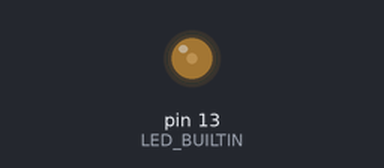
Bench run of a sketch on a simulated Arduino Uno, built with avr-gcc and run on an emulated ATmega328P. Parts: output pins drawn as LEDs (lit = HIGH).

Above: at 0.05 s.
At 0.85 s:
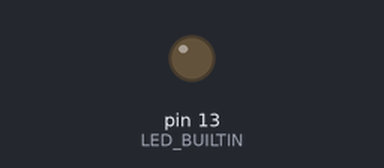
At 1.7 s:
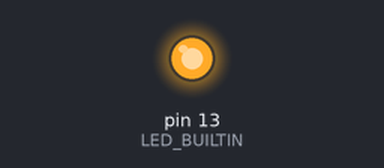
Timing chart, 0 to 4.0 s (numbered marks = the images above):
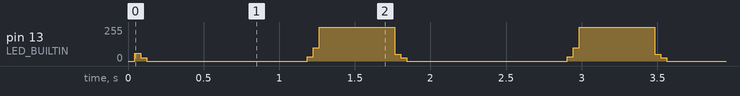

Measured:
- by itself, pin 13 (LED_BUILTIN): repeats every 1.7 s: 26/255 0.04 s, 0/255 1.1 s, 32/255 0.04 s, 101/255 0.04 s, 255/255 0.50 s, 51/255 0.04 s

The sketch:

Fading.ino
```cpp
/*
  Sleep cycle: Fade Blink

  Fading LED

  Deborah Hershey
*/
void setup() {
  // put your setup code here, to run once:
  pinMode(LED_BUILTIN, OUTPUT);
}

void loop() {
  // put your main code here, to run repeatedly:
  digitalWrite(LED_BUILTIN, HIGH);
  delay(1);
  digitalWrite(LED_BUILTIN, LOW);
  delay(1);
  digitalWrite(LED_BUILTIN, HIGH);
  delay(1);
  digitalWrite(LED_BUILTIN, LOW);
  delay(1);

  digitalWrite(LED_BUILTIN, HIGH);
  delay(1);
  digitalWrite(LED_BUILTIN, LOW);
  delay(2);
  digitalWrite(LED_BUILTIN, HIGH);
  delay(1);
  digitalWrite(LED_BUILTIN, LOW);
  delay(2);

  digitalWrite(LED_BUILTIN, HIGH);
  delay(1);
  digitalWrite(LED_BUILTIN, LOW);
  delay(3);
  digitalWrite(LED_BUILTIN, HIGH);
  delay(1);
  digitalWrite(LED_BUILTIN, LOW);
  delay(3);

  digitalWrite(LED_BUILTIN, HIGH);
  delay(1);
  digitalWrite(LED_BUILTIN, LOW);
  delay(4);
  digitalWrite(LED_BUILTIN, HIGH);
  delay(1);
  digitalWrite(LED_BUILTIN, LOW);
  delay(4);

  digitalWrite(LED_BUILTIN, HIGH);
  delay(1);
  digitalWrite(LED_BUILTIN, LOW);
  delay(6);
  digitalWrite(LED_BUILTIN, HIGH);
  delay(1);
  digitalWrite(LED_BUILTIN, LOW);
  delay(6);

  digitalWrite(LED_BUILTIN, HIGH);
  delay(1);
  digitalWrite(LED_BUILTIN, LOW);
  delay(8);
  digitalWrite(LED_BUILTIN, HIGH);
  delay(1);
  digitalWrite(LED_BUILTIN, LOW);
  delay(8);

  digitalWrite(LED_BUILTIN, HIGH);
  delay(1);
  digitalWrite(LED_BUILTIN, LOW);
  delay(10);
  digitalWrite(LED_BUILTIN, HIGH);
  delay(1);
  digitalWrite(LED_BUILTIN, LOW);
  delay(10);

  digitalWrite(LED_BUILTIN, HIGH);
  delay(1);
  digitalWrite(LED_BUILTIN, LOW);
  delay(15);
  digitalWrite(LED_BUILTIN, HIGH);
  delay(1);
  digitalWrite(LED_BUILTIN, LOW);
  delay(15);

  digitalWrite(LED_BUILTIN, LOW);
  delay(1000);


  digitalWrite(LED_BUILTIN, HIGH);
  delay(1);
  digitalWrite(LED_BUILTIN, LOW);
  delay(15);
  digitalWrite(LED_BUILTIN, HIGH);
  delay(1);
  digitalWrite(LED_BUILTIN, LOW);
  delay(15);
  digitalWrite(LED_BUILTIN, HIGH);
  delay(1);
  digitalWrite(LED_BUILTIN, LOW);
  delay(10);
  digitalWrite(LED_BUILTIN, HIGH);
  delay(1);
  digitalWrite(LED_BUILTIN, LOW);
  delay(10);

  digitalWrite(LED_BUILTIN, HIGH);
  delay(1);
  digitalWrite(LED_BUILTIN, LOW);
  delay(8);
  digitalWrite(LED_BUILTIN, HIGH);
  delay(1);
  digitalWrite(LED_BUILTIN, LOW);
  delay(6);
  digitalWrite(LED_BUILTIN, HIGH);
  delay(1);
  digitalWrite(LED_BUILTIN, LOW);
  delay(6);

  digitalWrite(LED_BUILTIN, HIGH);
  delay(1);
  digitalWrite(LED_BUILTIN, LOW);
  delay(4);
  digitalWrite(LED_BUILTIN, HIGH);
  delay(1);
  digitalWrite(LED_BUILTIN, LOW);
  delay(3);
  digitalWrite(LED_BUILTIN, HIGH);
  delay(1);
  digitalWrite(LED_BUILTIN, LOW);
  delay(3);
  digitalWrite(LED_BUILTIN, HIGH);
  delay(1);
  digitalWrite(LED_BUILTIN, LOW);
  delay(3);

  digitalWrite(LED_BUILTIN, HIGH);
  delay(1);
  digitalWrite(LED_BUILTIN, LOW);
  delay(2);
  digitalWrite(LED_BUILTIN, HIGH);
  delay(1);
  digitalWrite(LED_BUILTIN, LOW);
  delay(2);
  digitalWrite(LED_BUILTIN, HIGH);
  delay(1);
  digitalWrite(LED_BUILTIN, LOW);
  delay(1);
  digitalWrite(LED_BUILTIN, HIGH);
  delay(1);
  digitalWrite(LED_BUILTIN, LOW);
  delay(1);

  digitalWrite(LED_BUILTIN, HIGH);
  delay(500);

}
```
